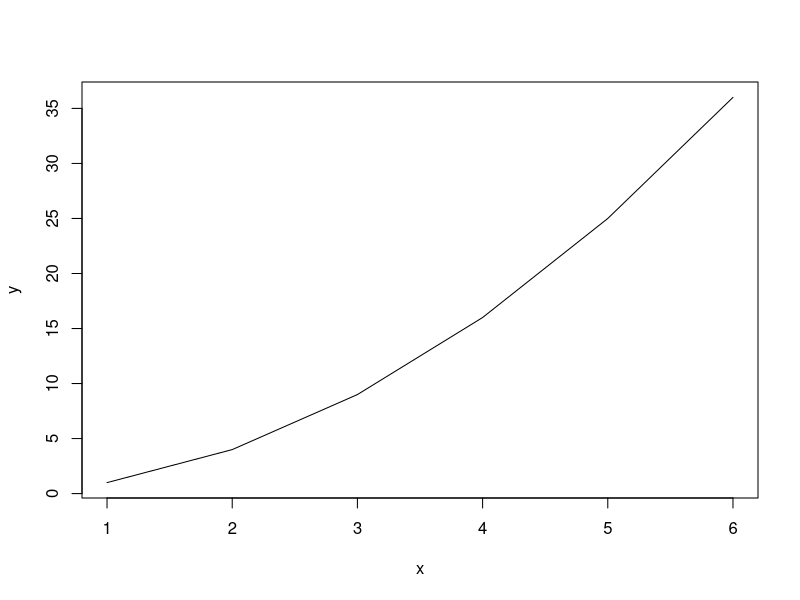

Write the R code that produced this figure.
## ---- chunk 1
x <- c(1,2,3,4,5,6)     # Vector
y <- x^2                # Square the elements of x
print(y)                # print (vector) y
mean(y)                 # Calculate average (arithmetic mean) of (vector)
## ---- chunk 2
plot(x,y, type="l")     # plot x, y
## ---- chunk 3
head(iris)              # return the first part of the Iris data frame
var <- iris$Species     # assign Species column to var
print(iris[1,2])        # print the element of 1 row and 2 column
## ---- chunk 4
iris[iris$Sepal.Length < 5, ] <- iris[iris$Sepal.Length < 5, ] * 2
mtcars_subs <- mtcars[mtcars$am == 1, ]
aggregate(mpg ~ cyl, data=mtcars_subs, FUN=mean)
## ---- chunk 5
sapply(split(mtcars_subs$mpg, mtcars_subs$cyl), mean)
## ---- chunk 6
temperature <- c(36.6, 37.23, -12.3124)
## ---- chunk 7
dice <- c(1,2,3,4,5,6)
## ---- chunk 8
colors <- as.factor(c("red", "blue", "gray", "yellow", "gray","blue"))
levels(colors)
